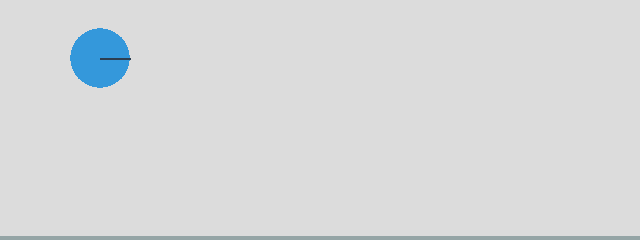

The Python source for this figure:
import pymunk
import pymunk.pygame_util
import pygame

GRAY = (220, 220, 220)

pygame.init()
size = 640, 240
screen = pygame.display.set_mode(size)
draw_options = pymunk.pygame_util.DrawOptions(screen)

space = pymunk.Space()
space.gravity = 0, -900

b0 = space.static_body
segment = pymunk.Segment(b0, (0, 0), (640, 0), 4)
segment.elasticity = 1

body = pymunk.Body(mass=1, moment=10)
body.position = 100, 200

circle = pymunk.Circle(body, radius=30)
circle.elasticity = 0.95
space.add(body, circle, segment)

running = True
reloj=pygame.time.Clock()
while running:
    for event in pygame.event.get():
        if event.type == pygame.QUIT:
            running = False
            pygame.image.save(screen, 'intro1.png')

    screen.fill(GRAY)
    space.debug_draw(draw_options)
    pygame.display.update()
    space.step(0.01)
    reloj.tick(60)
pygame.quit()